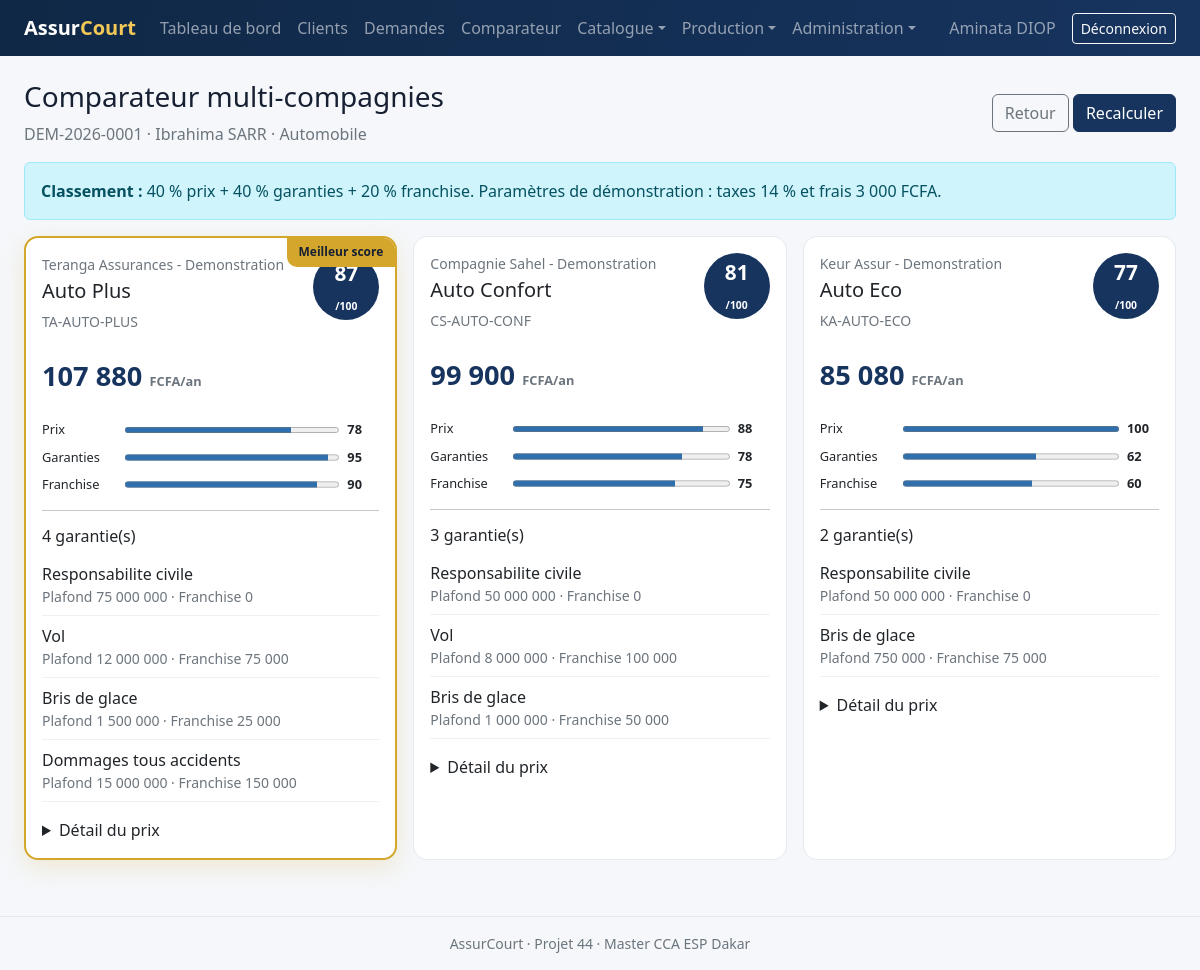
The page /public/demandes/comparateur.php (signed in) on the database its author committed.
### tables this page shows
CREATE TABLE demandes_devis (
    id BIGINT UNSIGNED AUTO_INCREMENT PRIMARY KEY,
    client_id BIGINT UNSIGNED NOT NULL,
    agent_id BIGINT UNSIGNED NOT NULL,
    categorie_id BIGINT UNSIGNED NOT NULL,
    numero_demande VARCHAR(40) NOT NULL UNIQUE,
    description_besoin TEXT NULL,
    budget_maximum DECIMAL(15,2) NULL,
    date_effet_souhaitee DATE NOT NULL,
    statut ENUM('brouillon','complete','comparee','recommandee','convertie','expiree','annulee') NOT NULL DEFAULT 'brouillon',
    date_demande DATETIME NOT NULL DEFAULT CURRENT_TIMESTAMP,
    date_expiration DATE NULL,
    INDEX idx_demande_filtres (categorie_id, statut, date_demande),
    CONSTRAINT fk_demande_client FOREIGN KEY (client_id) REFERENCES clients(id),
    CONSTRAINT fk_demande_agent FOREIGN KEY (agent_id) REFERENCES utilisateurs(id),
    CONSTRAINT fk_demande_categorie FOREIGN KEY (categorie_id) REFERENCES categories_risque(id)
);

CREATE TABLE clients (
    id BIGINT UNSIGNED AUTO_INCREMENT PRIMARY KEY,
    agent_id BIGINT UNSIGNED NULL,
    numero_client VARCHAR(30) NOT NULL UNIQUE,
    type_client ENUM('particulier','entreprise') NOT NULL DEFAULT 'particulier',
    nom VARCHAR(100) NULL,
    prenom VARCHAR(120) NULL,
    raison_sociale VARCHAR(190) NULL,
    date_naissance DATE NULL,
    email VARCHAR(190) NULL,
    telephone VARCHAR(30) NOT NULL,
    adresse VARCHAR(255) NULL,
    ville VARCHAR(100) NULL,
    profession VARCHAR(120) NULL,
    statut ENUM('prospect','actif','inactif') NOT NULL DEFAULT 'prospect',
    created_at TIMESTAMP NOT NULL DEFAULT CURRENT_TIMESTAMP,
    updated_at TIMESTAMP NOT NULL DEFAULT CURRENT_TIMESTAMP ON UPDATE CURRENT_TIMESTAMP,
    INDEX idx_client_recherche (nom, prenom, raison_sociale),
    INDEX idx_client_statut (statut),
    CONSTRAINT fk_client_agent FOREIGN KEY (agent_id) REFERENCES utilisateurs(id) ON DELETE SET NULL
);

CREATE TABLE categories_risque (
    id BIGINT UNSIGNED AUTO_INCREMENT PRIMARY KEY,
    code VARCHAR(30) NOT NULL UNIQUE,
    libelle VARCHAR(100) NOT NULL,
    description TEXT NULL
);

CREATE TABLE offres_devis (
    id BIGINT UNSIGNED AUTO_INCREMENT PRIMARY KEY,
    demande_id BIGINT UNSIGNED NOT NULL,
    produit_id BIGINT UNSIGNED NOT NULL,
    numero_offre VARCHAR(40) NOT NULL UNIQUE,
    prime_nette DECIMAL(15,2) NOT NULL,
    taxes DECIMAL(15,2) NOT NULL DEFAULT 0,
    frais DECIMAL(15,2) NOT NULL DEFAULT 0,
    prime_totale DECIMAL(15,2) NOT NULL,
    score_prix DECIMAL(5,2) NOT NULL DEFAULT 0,
    score_garanties DECIMAL(5,2) NOT NULL DEFAULT 0,
    score_franchise DECIMAL(5,2) NOT NULL DEFAULT 0,
    score_global DECIMAL(5,2) NOT NULL DEFAULT 0,
    date_calcul DATETIME NOT NULL DEFAULT CURRENT_TIMESTAMP,
    date_validite DATE NOT NULL,
    statut ENUM('valide','retenue','rejetee','expiree') NOT NULL DEFAULT 'valide',
    UNIQUE KEY uq_offre_demande_produit (demande_id, produit_id),
    INDEX idx_offre_classement (demande_id, score_global, prime_totale),
    CONSTRAINT fk_offre_demande FOREIGN KEY (demande_id) REFERENCES demandes_devis(id) ON DELETE CASCADE,
    CONSTRAINT fk_offre_produit FOREIGN KEY (produit_id) REFERENCES produits_assurance(id)
);

CREATE TABLE compagnies (
    id BIGINT UNSIGNED AUTO_INCREMENT PRIMARY KEY,
    code VARCHAR(20) NOT NULL UNIQUE,
    raison_sociale VARCHAR(190) NOT NULL,
    email VARCHAR(190) NULL,
    telephone VARCHAR(30) NULL,
    adresse VARCHAR(255) NULL,
    contact_commercial VARCHAR(190) NULL,
    statut ENUM('active','inactive') NOT NULL DEFAULT 'active',
    date_partenariat DATE NULL,
    created_at TIMESTAMP NOT NULL DEFAULT CURRENT_TIMESTAMP
);

CREATE TABLE produits_assurance (
    id BIGINT UNSIGNED AUTO_INCREMENT PRIMARY KEY,
    compagnie_id BIGINT UNSIGNED NOT NULL,
    categorie_id BIGINT UNSIGNED NOT NULL,
    code_produit VARCHAR(40) NOT NULL UNIQUE,
    nom VARCHAR(190) NOT NULL,
    description TEXT NULL,
    prime_base DECIMAL(15,2) NOT NULL DEFAULT 0,
    prime_minimale DECIMAL(15,2) NOT NULL DEFAULT 0,
    duree_mois SMALLINT UNSIGNED NOT NULL DEFAULT 12,
    statut ENUM('actif','inactif') NOT NULL DEFAULT 'actif',
    date_debut_validite DATE NOT NULL,
    date_fin_validite DATE NULL,
    INDEX idx_produit_catalogue (compagnie_id, categorie_id, statut),
    CONSTRAINT fk_produit_compagnie FOREIGN KEY (compagnie_id) REFERENCES compagnies(id),
    CONSTRAINT fk_produit_categorie FOREIGN KEY (categorie_id) REFERENCES categories_risque(id)
);

### includes/helpers.php (called while the page is built, shortened)
<?php
function e(?string $value): string
{
    return htmlspecialchars($value ?? '', ENT_QUOTES | ENT_SUBSTITUTE, 'UTF-8');
}

### public/demandes/comparateur.php (the view)
<?php
require_once __DIR__.'/../../includes/bootstrap.php';require_roles(['ADMIN','RESPONSABLE','AGENT']);$db=Database::connection();$id=max(1,(int)($_GET['id']??0));$s=$db->prepare("SELECT d.*,cr.libelle categorie,c.type_client,c.nom,c.prenom,c.raison_sociale,c.numero_client FROM demandes_devis d JOIN categories_risque cr ON cr.id=d.categorie_id JOIN clients c ON c.id=d.client_id WHERE d.id=?");$s->execute([$id]);$d=$s->fetch()?:exit('Demande introuvable.');$s=$db->prepare("SELECT o.*,p.nom produit,p.code_produit,co.raison_sociale compagnie,(SELECT COUNT(*) FROM offres_garanties og WHERE og.offre_id=o.id AND og.incluse=1) nb_garanties,(SELECT GROUP_CONCAT(CONCAT(g.libelle,'|',COALESCE(og.plafond_propose,0),'|',og.franchise_proposee) SEPARATOR ';;') FROM offres_garanties og JOIN garanties g ON g.id=og.garantie_id WHERE og.offre_id=o.id AND og.incluse=1) details FROM offres_devis o JOIN produits_assurance p ON p.id=o.produit_id JOIN compagnies co ON co.id=p.compagnie_id WHERE o.demande_id=? ORDER BY o.score_global DESC,o.prime_totale");$s->execute([$id]);$offers=$s->fetchAll();$best=$offers[0]['id']??0;$client=$d['type_client']==='entreprise'?$d['raison_sociale']:trim($d['prenom'].' '.$d['nom']);$title='Comparateur';require __DIR__.'/../../includes/header.php';?>
<div class="page-heading"><div><h1 class="h3">Comparateur multi-compagnies</h1><p class="text-secondary mb-0"><?= e($d['numero_demande'].' · '.$client.' · '.$d['categorie']) ?></p></div><div><a class="btn btn-outline-secondary" href="index.php">Retour</a> <form class="d-inline" method="post" action="calculer.php"><?= csrf_field() ?><input type="hidden" name="id" value="<?= $id ?>"><button class="btn btn-primary">Recalculer</button></form></div></div>
<div class="alert alert-info"><strong>Classement :</strong> 40 % prix + 40 % garanties + 20 % franchise. Paramètres de démonstration : taxes 14 % et frais 3 000 FCFA.</div>
<?php if(!$offers): ?><div class="alert alert-warning">Aucune offre calculée.</div><?php else: ?><div class="comparison-grid"><?php foreach($offers as $o): ?><article class="card offer-card <?= (int)$o['id']===(int)$best?'best-offer':'' ?>"><div class="card-body"><?php if((int)$o['id']===(int)$best): ?><span class="best-label">Meilleur score</span><?php endif; ?><div class="d-flex justify-content-between gap-3"><div><div class="text-secondary small"><?= e($o['compagnie']) ?></div><h2 class="h5 mt-1"><?= e($o['produit']) ?></h2><div class="small text-secondary"><?= e($o['code_produit']) ?></div></div><div class="score-circle"><?= number_format((float)$o['score_global'],0) ?><small>/100</small></div></div><div class="premium my-4"><?= number_format((float)$o['prime_totale'],0,',',' ') ?> <small>FCFA/an</small></div><div class="score-bars"><div><span>Prix</span><progress max="100" value="<?= e((string)$o['score_prix']) ?>"></progress><b><?= number_format((float)$o['score_prix'],0) ?></b></div><div><span>Garanties</span><progress max="100" value="<?= e((string)$o['score_garanties']) ?>"></progress><b><?= number_format((float)$o['score_garanties'],0) ?></b></div><div><span>Franchise</span><progress max="100" value="<?= e((string)$o['score_franchise']) ?>"></progress><b><?= number_format((float)$o['score_franchise'],0) ?></b></div></div><hr><h3 class="h6"><?= (int)$o['nb_garanties'] ?> garantie(s)</h3><ul class="guarantee-list"><?php foreach(array_filter(explode(';;',(string)$o['details'])) as $detail): $parts=explode('|',$detail);?><li><span><?= e($parts[0]??'') ?></span><small>Plafond <?= number_format((float)($parts[1]??0),0,',',' ') ?> · Franchise <?= number_format((float)($parts[2]??0),0,',',' ') ?></small></li><?php endforeach ?></ul><details class="mt-3"><summary>Détail du prix</summary><div class="small mt-2">Prime nette : <?= number_format((float)$o['prime_nette'],0,',',' ') ?> FCFA<br>Taxes : <?= number_format((float)$o['taxes'],0,',',' ') ?> FCFA<br>Frais : <?= number_format((float)$o['frais'],0,',',' ') ?> FCFA</div></details></div></article><?php endforeach ?></div><?php endif; ?>
<?php require __DIR__.'/../../includes/footer.php'; ?>

### public/assets/css/app.css (style rules this page uses)
:root { --navy:#17345f;--blue:#2f6fae;--pale:#eaf2fb;--gold:#d4a72c;--ink:#172033 }
body { background:#f5f7fa;color:var(--ink);font-family:system-ui,-apple-system,"Segoe UI",sans-serif }
.card { border:1px solid #e5eaf0;border-radius:14px }
.btn-primary { background:var(--navy);border-color:var(--navy) }
.page-heading { display:flex;justify-content:space-between;align-items:center;gap:1rem;margin-bottom:1rem }
.page-heading p { margin:0 }

### public/assets/css/comparator.css (style rules this page uses)
.comparison-grid { display:grid;grid-template-columns:repeat(auto-fit,minmax(300px,1fr));gap:1rem }
.offer-card { position:relative;overflow:hidden }
.offer-card.best-offer { border:2px solid #d4a72c;box-shadow:0 8px 25px rgba(212,167,44,.18) }
.best-label { position:absolute;right:0;top:0;background:#d4a72c;color:#172033;padding:.35rem .75rem;border-radius:0 0 0 10px;font-size:.75rem;font-weight:700 }
.score-circle { width:66px;height:66px;border-radius:50%;display:grid;place-items:center;background:#17345f;color:white;font-size:1.3rem;font-weight:700 }
.score-circle small { font-size:.65rem }
.premium { font-size:1.7rem;font-weight:750;color:#17345f }
.premium small { font-size:.8rem;color:#6c757d }
.score-bars>div { display:grid;grid-template-columns:75px 1fr 32px;gap:.5rem;align-items:center;margin:.5rem 0;font-size:.8rem }
.score-bars progress { width:100%;accent-color:#2f6fae }
.guarantee-list { list-style:none;padding:0;margin:0 }
.guarantee-list li { padding:.5rem 0;border-bottom:1px solid #edf0f4 }
.guarantee-list span,.guarantee-list small { display:block }
.guarantee-list small { color:#6c757d }

### rows shown on the page
demandes_devis: numero_demande.libelle "DEM-2026-0001 · Ibrahima SARR · Automobile"
offres_devis: shows "Meilleur score", compagnies.raison_sociale "Teranga Assurances - Demonstration", produit.nom "Auto Plus", produit.code_produit "TA-AUTO-PLUS", score_global "87", prime_totale "107 880", score_prix "78", score_garanties "95", score_franchise "90", nb_garanties "4", parts "Responsabilite civile", parts "75 000 000", parts "0", parts "Vol", parts "12 000 000", parts "75 000", parts "Bris de glace", parts "1 500 000", parts "25 000", parts "Dommages tous accidents", parts "15 000 000", parts "150 000"
offres_devis: compagnies.raison_sociale "Compagnie Sahel - Demonstration", produit.nom "Auto Confort", produit.code_produit "CS-AUTO-CONF", score_global "81", prime_totale "99 900", score_prix "88", score_garanties "78", score_franchise "75", nb_garanties "3", parts "Responsabilite civile", parts "50 000 000", parts "0", parts "Vol", parts "8 000 000", parts "100 000", parts "Bris de glace", parts "1 000 000", parts "50 000"
offres_devis: compagnies.raison_sociale "Keur Assur - Demonstration", produit.nom "Auto Eco", produit.code_produit "KA-AUTO-ECO", score_global "77", prime_totale "85 080", score_prix "100", score_garanties "62", score_franchise "60", nb_garanties "2", parts "Responsabilite civile", parts "50 000 000", parts "0", parts "Bris de glace", parts "750 000", parts "75 000"

### other values the page prints
$_SESSION['user']['prenom'].' '.$_SESSION['user']['nom'] "Aminata DIOP"
